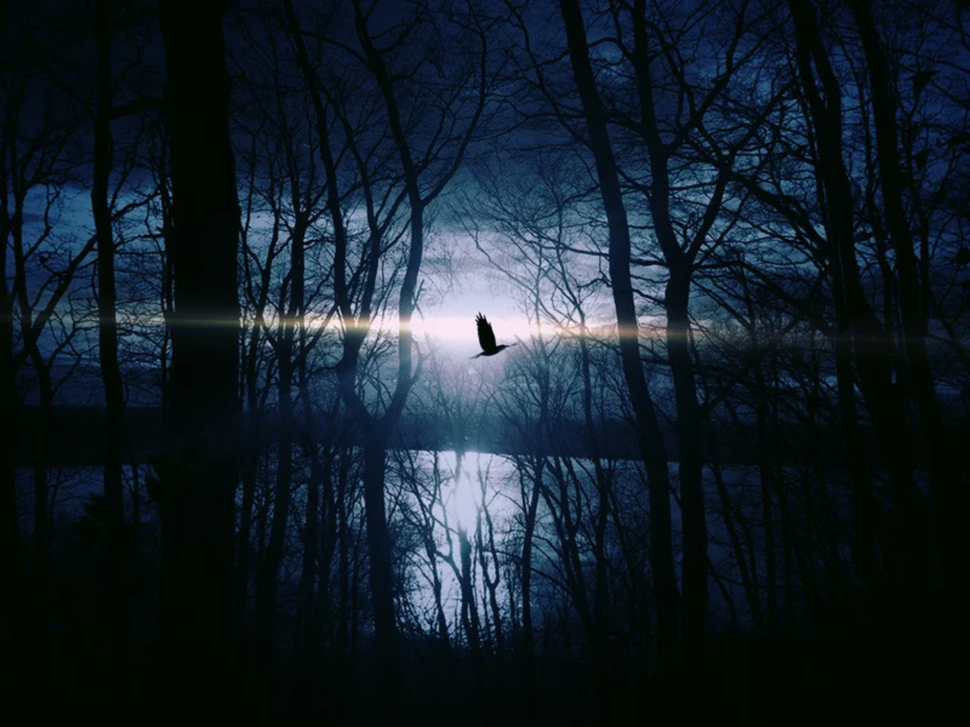
#> input picture opencv/images/dark.png, 970 x 727 px, shrunk from 1200 x 900 before the run
$ jupyter execute 003_Histogram_equalization.ipynb   (shell and % lines are left out)
#> lines starting #> are read from the running program, lines starting #| are printed output that depends on the picture
# 直方图均衡化

[cell 1]
import cv2
import numpy as np
import matplotlib.pyplot as plt

读取图片，其读取的照片如下图所示。

[cell 2]
image = cv2.imread('./images/dark.png')    #打开照片
#> image is the input picture: shape (727, 970, 3); mean B, G, R 41.8, 32.3, 20.2
image = cv2.cvtColor(image, cv2.COLOR_BGR2GRAY)              #建立一个灰度图像
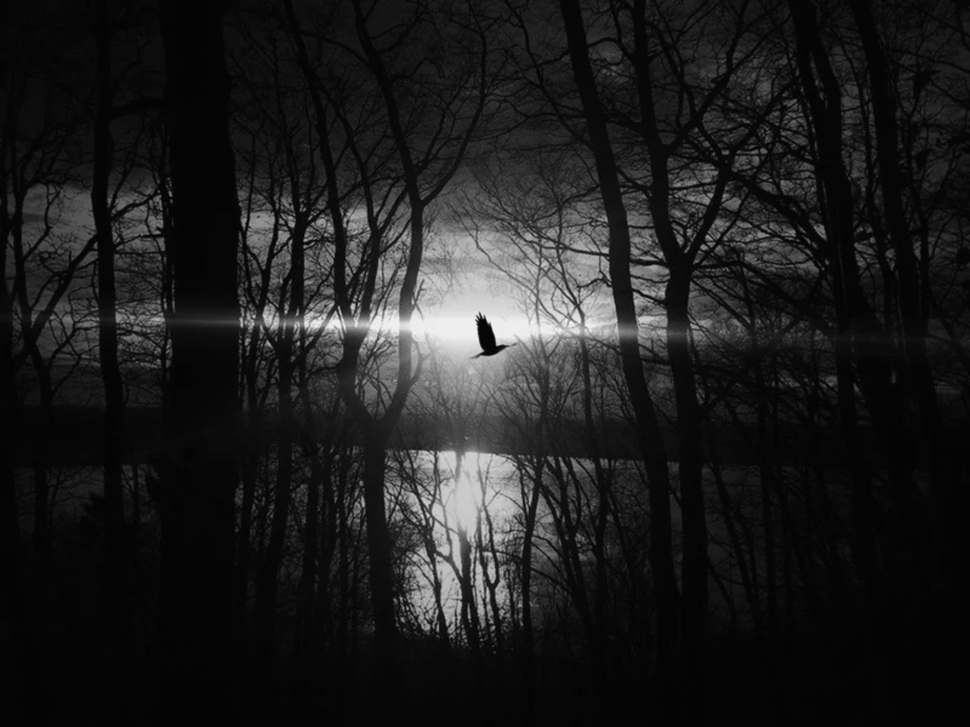
#> image: shape (727, 970); min 1, max 248, mean 29.8
gray = image.copy()                                          #建立一个拷贝图像
plt.imshow(gray,cmap='gray')
plt.axis('off')

读取图片以后，还需要对所有像素点的取值做一个采集，需要统计每个颜色出现的概率是多少。

[cell 3]
[height, width] = [image.shape[0], image.shape[1]]  # 提取出高度信息与宽度信息
#> height = 727; width = 970
count = np.zeros(256)

# 统计像素个数并计算概率
for i in range(height):
    for j in range(width):                                   #遍历所有像素点
        depth = image[i, j]
        count[depth] = count[depth] + 1
#> after the loop, count = 256 values, max 91457 at index 5, min 0 at index 0, mean 2754.6

total = height * width                                       #总像素个数
#> total = 705190
count = count / total                                        #计算概率(此时的count代表的是像素出现的概率)
#> count = 256 values, max 0.13 at index 5, min 0 at index 0, mean 0.00391
count_before = count.copy()                                  #为之后画出直方图做准备
#> count_before has the same summary as count

这里是直方图均衡化十分关键的一步，在程序中，我们根据每个颜色统计的概率，做出映射表。

[cell 4]
# 计算累计概率
sum = float(0)  # 此时的sum是一个浮点型数组
for i in range(256):
    sum += count[i]
    count[i] = sum
#> this loop made 256 passes
#> sum on passes 1 to 3: 0, 2.13e-05, 0.000187
#> after the loop, count = 256 values from 0 to 1; sum = 1

# 计算映射表
mapl = np.uint8(255 * count)
#> mapl = 256 values from 0 to 255

根据映射表，对图像的每一个像素进行映射处理操作。

[cell 5]
# 将图像进行映射
for i in range(height):
    for j in range(width):  # 遍历每一个图像
        depth = image[i, j]
        gray[i, j] = mapl[depth]  # 按照映射表计算映射后的图像
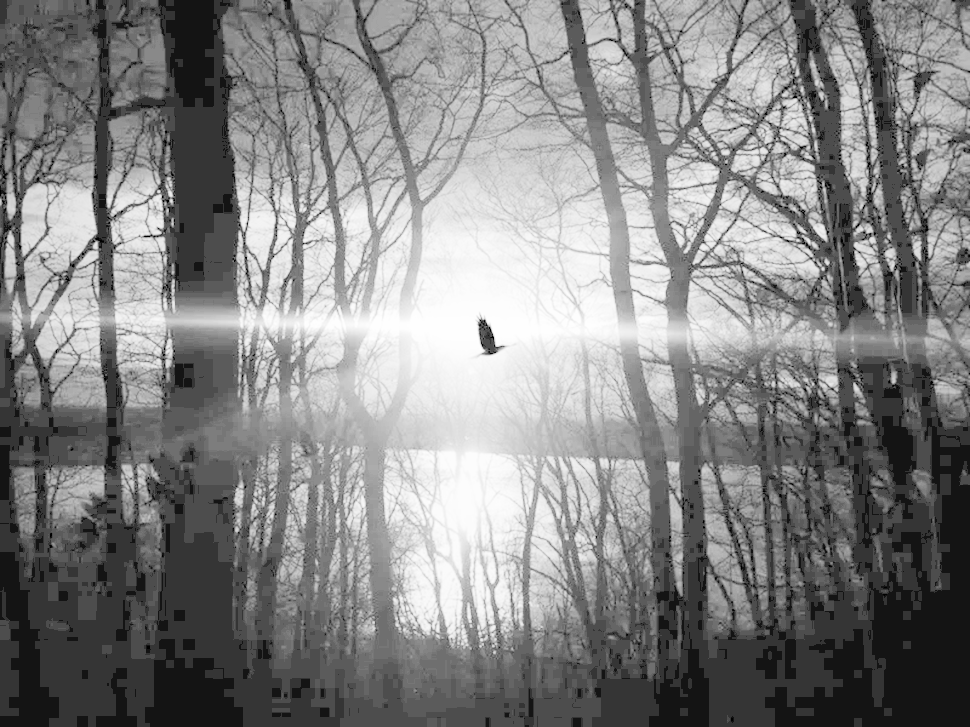
#> gray: shape (727, 970); min 0, max 255, mean 132.6

# 统计像素个数并计算概率
for i in range(height):
    for j in range(width):
        depth = gray[i, j]
        count[depth] = count[depth] + 1  # 计算每一个灰度等级的个数
#> after the loop, count = 256 values, max 91457.8 at index 53, min 2.13e-05 at index 1, mean 2755.5

画图

[cell 6]
# 画图
x = np.arange(256)  # 设置x轴坐标
plt.subplots_adjust(left=None, bottom=None, right=None,
                    top=None, wspace=0.5, hspace=0.5)

titles = ['(a) raw', '(b) after transformation']  # 设置图像标题
images = [image, gray]  # 设置图像
for i in range(2):
    plt.subplot(2, 2, 2*i+1), plt.imshow(images[i], cmap='gray')  # 设置区域并画图
    plt.title(titles[i])
    plt.xticks([]), plt.yticks([])

plt.subplot(2, 2, 2)
plt.bar(x, count_before)
plt.xlabel('gray level')
plt.ylabel('possibility')

plt.subplot(2, 2, 4)
plt.bar(x, count / total)  # 概率 = 像素个数 / 总个数
plt.xlabel('gray level')
plt.ylabel('possibility')

plt.show()
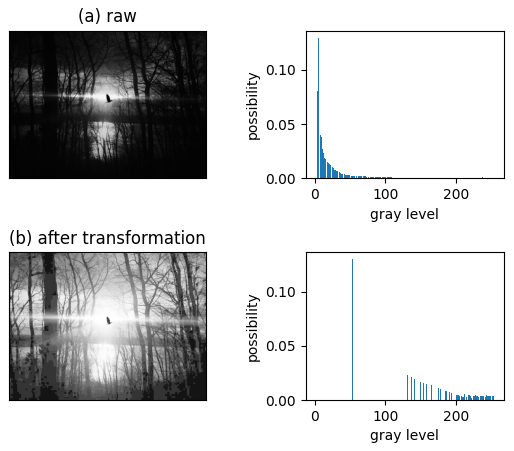
#> figure drawn by matplotlib, 4 panels; panel 3: tallest bar 0.13 high, from x = 4.6 to 5.4; panel 4: tallest bar 0.13 high, from x = 52.6 to 53.4

$ run again, with opencv/images/car2.jpeg saved as opencv/images/dark.png
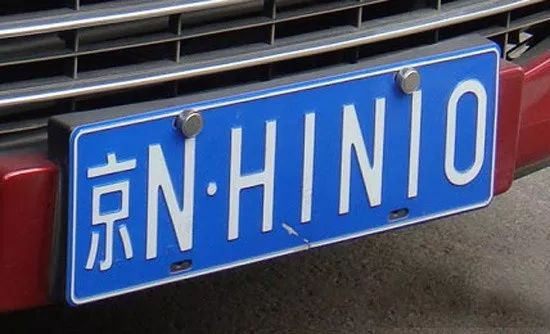
#> input picture opencv/images/car2.jpeg, 550 x 334 px
#> image is the input picture: shape (334, 550, 3); mean B, G, R 113.6, 84, 73.6
#> image: shape (334, 550)
#> after the loop `for i in range(height):`: count = 256 values, max 3041 at index 85, min 13 at index 255, mean 717.6
#> `count = count / total`: count = 256 values, max 0.0166 at index 85, min 7.08e-05 at index 255, mean 0.00391
#> count_before has the same summary as count
#> the loop `for i in range(256):` made 256 passes
#> sum on passes 1 to 3: 0.000136, 0.000582, 0.00104
#> after the loop `for i in range(256):`: count = 256 values from 0.000136 to 1; sum = 1
#> mapl = 256 values from 0 to 255
#> after the loop `for i in range(height):`:
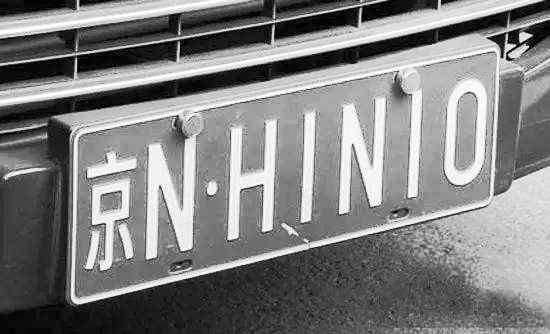
#> gray: shape (334, 550); min 0, max 255, mean 127.9
#> after the loop `for i in range(height):`: count = 256 values, max 3041.9 at index 149, min 0.00238 at index 4, mean 718.2
#> `plt.show()`:
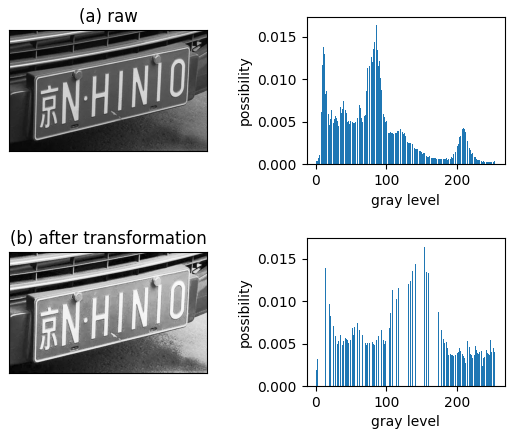
#> figure drawn by matplotlib, 4 panels; panel 3: tallest bar 0.0166 high, from x = 84.6 to 85.4; panel 4: tallest bar 0.0166 high, from x = 148.6 to 149.4
